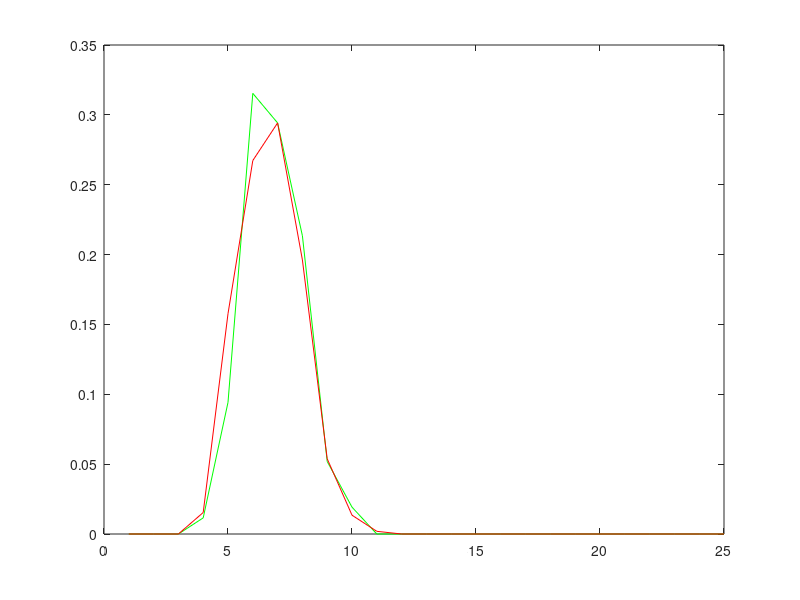

Reproduce this figure in MATLAB.
binranges = [1 2 3 4 5 6 7 8 9 10 11 12 13 14 15 16 17 18 19 20 21 22 23 24 25];
score1 = fopen('testScore_1.txt','r');
    x = fscanf(score1,'%lf');
    [sizeOfX m] = size(x);
score2 = fopen('testScore_2.txt','r');
    y = fscanf(score2,'%lf');
    [sizeOfY m] = size(y);
    
    %plot([x,y]);
    
  [binT indT] = histc(x,binranges);

for i=1 : size(binT,1)
  binT(i,1) = binT(i,1)/sizeOfX;
end

plot(binranges,binT,'g');

hold on;

[binF indF] = histc(y,binranges);

for i=1 : size(binF,1)
   binF(i,1) = binF(i,1)/sizeOfY;
end

plot(binranges,binF,'r');